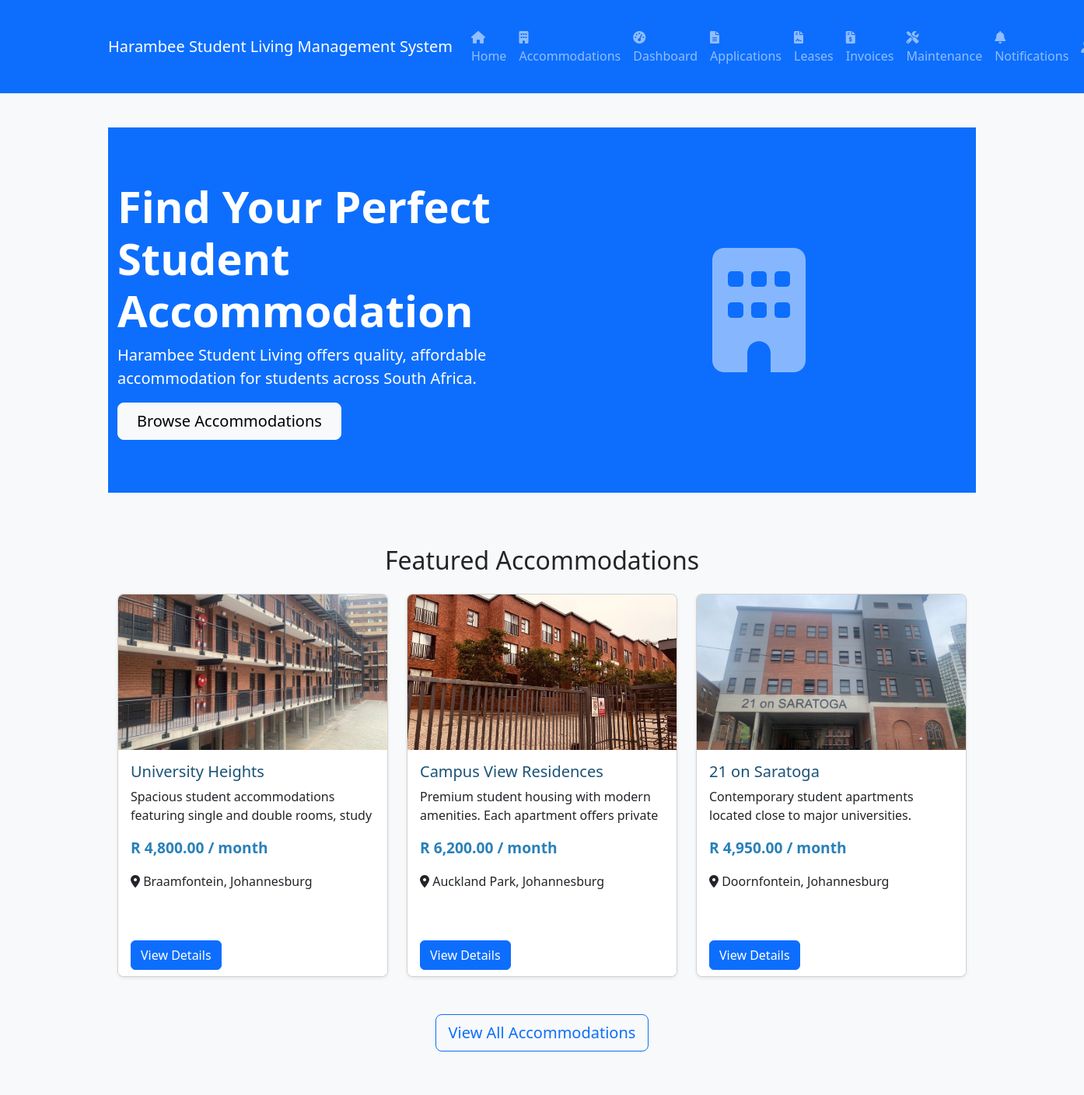
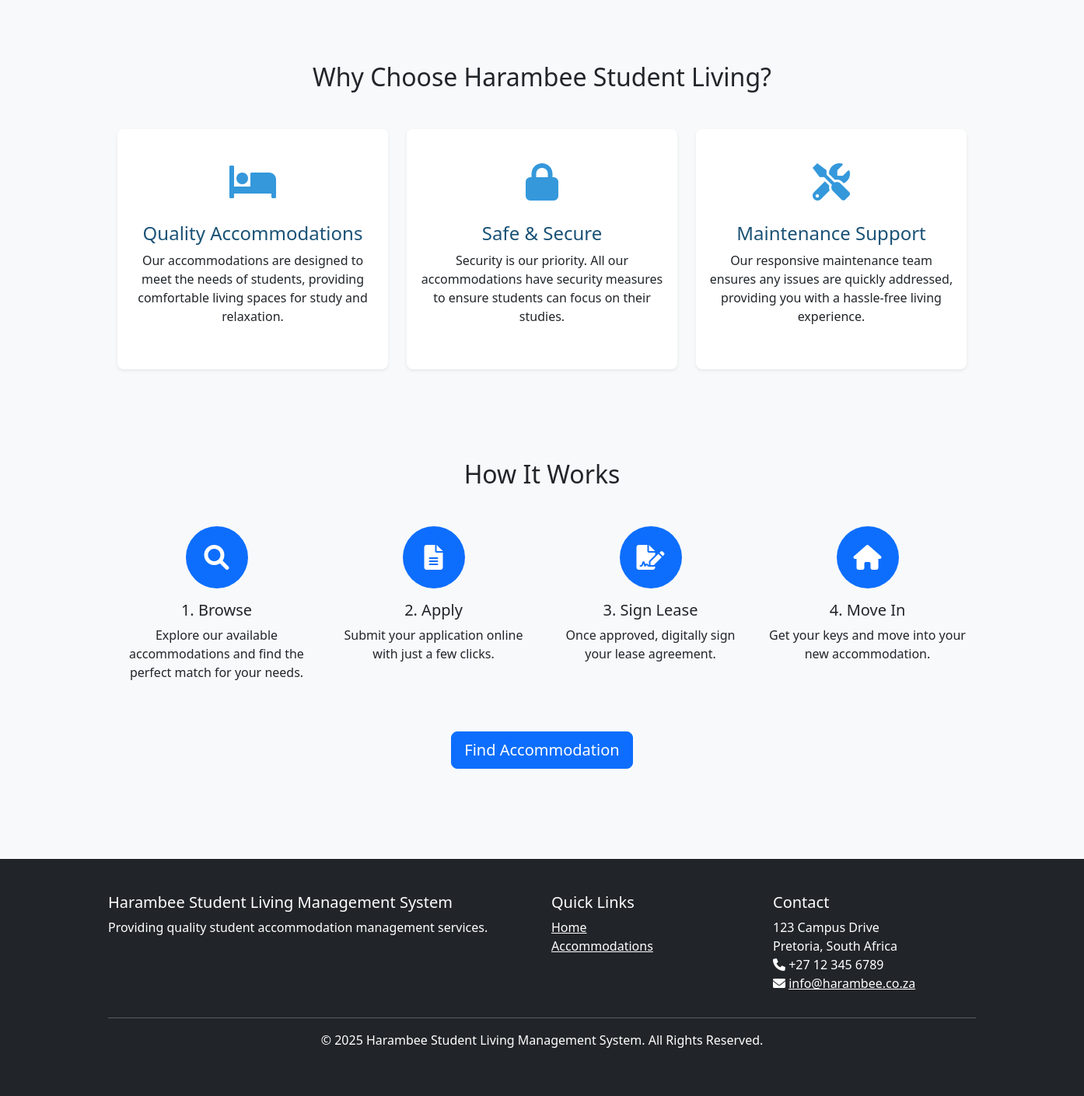
The page / (signed in) on the database its author committed (2 pictures, top to bottom).
### tables this page shows
CREATE TABLE accommodations (
        id INTEGER PRIMARY KEY AUTOINCREMENT,
        name VARCHAR(100) NOT NULL,
        location TEXT NOT NULL,
        description TEXT,
        rooms_available INTEGER NOT NULL,
        price_per_month DECIMAL(10,2) NOT NULL,
        admin_id INTEGER,
        image_path VARCHAR(255),
        created_at DATETIME NOT NULL,
        FOREIGN KEY (admin_id) REFERENCES users (id)
    );

### includes/database.php (called while the page is built, shortened)
<?php
function connectDB() {
    try {
        if (DB_TYPE === 'sqlite') {
            $pdo = new PDO('sqlite:' . DB_PATH);
        } else {
            $dsn = 'mysql:host=' . DB_HOST . ';dbname=' . DB_NAME . ';charset=utf8mb4';
            $pdo = new PDO($dsn, DB_USER, DB_PASS);
        }
        $pdo->setAttribute(PDO::ATTR_ERRMODE, PDO::ERRMODE_EXCEPTION);
        $pdo->setAttribute(PDO::ATTR_DEFAULT_FETCH_MODE, PDO::FETCH_ASSOC);
        return $pdo;
    } catch (PDOException $e) {
        die("Database connection failed: " . $e->getMessage());
    }
}
function executeQuery($sql, $params = []) {
    try {
        $pdo = connectDB();
        $stmt = $pdo->prepare($sql);
        $stmt->execute($params);
        return $stmt;
    } catch (PDOException $e) {
        die("Query execution failed: " . $e->getMessage());
    }
}
function fetchAll($sql, $params = []) {
    $stmt = executeQuery($sql, $params);
    return $stmt->fetchAll();
}
?>

### includes/functions.php (called while the page is built, shortened)
<?php
require_once 'database.php';
require_once 'authentication.php';
function formatCurrency($amount, $symbol = 'R') {
    return $symbol . ' ' . number_format($amount, 2, '.', ',');
}
?>

### includes/authentication.php (called while the page is built, shortened)
<?php
require_once 'database.php';
function isLoggedIn() {
    return isset($_SESSION['user_id']);
}
?>

### index.php (the view, shortened to what this page needs)
<?php
require_once 'includes/database.php';
require_once 'includes/functions.php';
require_once 'includes/authentication.php';
$featuredAccommodations = fetchAll("SELECT * FROM accommodations ORDER BY id DESC LIMIT 3");
include 'includes/header.php';
?>
<div class="bg-primary text-white py-5 mb-5">
    <div class="container">
        <div class="row align-items-center">
            <div class="col-lg-6">
                <h1 class="display-4 fw-bold">Find Your Perfect Student Accommodation</h1>
                <p class="lead">Harambee Student Living offers quality, affordable accommodation for students across South Africa.</p>
                <div class="d-grid gap-2 d-md-flex justify-content-md-start">
                    <a href="accommodations.php" class="btn btn-light btn-lg px-4 me-md-2">Browse Accommodations</a>
                </div>
            </div>
            <div class="col-lg-6 d-none d-lg-block">
                <div class="text-center">
                    <i class="fas fa-building fa-10x opacity-50"></i>
                </div>
            </div>
        </div>
    </div>
</div>
<div class="container mb-5">
    <h2 class="text-center mb-4">Featured Accommodations</h2>
    <?php if (empty($featuredAccommodations)): ?>
        <div class="alert alert-info">
            <p class="text-center">No accommodations available at the moment. Please check back later.</p>
        </div>
    <?php else: ?>
        <div class="row">
            <?php foreach ($featuredAccommodations as $accommodation): ?>
                <div class="col-md-4 mb-4">
                    <div class="card h-100 accommodation-card">
                        <?php if (!empty($accommodation['image_path'])): ?>
                            <img src="uploads/accommodations/<?= $accommodation['image_path'] ?>" class="card-img-top" alt="<?= $accommodation['name'] ?>">
                        <?php else: ?>
                            <div class="card-img-top d-flex align-items-center justify-content-center bg-light">
                                <i class="fas fa-building fa-5x text-secondary"></i>
                            </div>
                        <?php endif; ?>
                        <div class="card-body">
                            <h5 class="card-title"><?= $accommodation['name'] ?></h5>
                            <p class="card-text"><?= substr($accommodation['description'], 0, 100) . '...' ?></p>
                            <p class="accommodation-price"><?= formatCurrency($accommodation['price_per_month']) ?> / month</p>
                            <p><i class="fas fa-map-marker-alt"></i> <?= $accommodation['location'] ?></p>
                        </div>
                        <div class="card-footer">
                            <a href="accommodations.php?id=<?= $accommodation['id'] ?>" class="btn btn-primary">View Details</a>
                        </div>
                    </div>
                </div>
            <?php endforeach; ?>
        </div>
        <div class="text-center mt-4">
            <a href="accommodations.php" class="btn btn-outline-primary btn-lg">View All Accommodations</a>
        </div>
    <?php endif; ?>
</div>
<div class="bg-light py-5">
    <div class="container">
        <h2 class="text-center mb-5">Why Choose Harambee Student Living?</h2>
        <div class="row g-4">
            <div class="col-md-4">
                <div class="card border-0 h-100 dashboard-card">
                    <div class="card-body">
                        <div class="icon">
                            <i class="fas fa-bed"></i>
                        </div>
                        <h3 class="card-title h4">Quality Accommodations</h3>
                        <p class="card-text">Our accommodations are designed to meet the needs of students, providing comfortable living spaces for study and relaxation.</p>
                    </div>
                </div>
            </div>
            <div class="col-md-4">
                <div class="card border-0 h-100 dashboard-card">
                    <div class="card-body">
                        <div class="icon">
                            <i class="fas fa-lock"></i>
                        </div>
                        <h3 class="card-title h4">Safe & Secure</h3>
                        <p class="card-text">Security is our priority. All our accommodations have security measures to ensure students can focus on their studies.</p>
                    </div>
                </div>
            </div>
            <div class="col-md-4">
                <div class="card border-0 h-100 dashboard-card">
                    <div class="card-body">
                        <div class="icon">
                            <i class="fas fa-tools"></i>
                        </div>
                        <h3 class="card-title h4">Maintenance Support</h3>
                        <p class="card-text">Our responsive maintenance team ensures any issues are quickly addressed, providing you with a hassle-free living experience.</p>
                    </div>
                </div>
            </div>
        </div>
    </div>
</div>
<div class="container py-5">
    <h2 class="text-center mb-5">How It Works</h2>
    <div class="row">
        <div class="col-md-3 text-center mb-4">
            <div class="bg-primary text-white rounded-circle d-inline-flex align-items-center justify-content-center mb-3" style="width: 80px; height: 80px;">
                <i class="fas fa-search fa-2x"></i>
            </div>
            <h3 class="h5">1. Browse</h3>
            <p>Explore our available accommodations and find the perfect match for your needs.</p>
        </div>
        <div class="col-md-3 text-center mb-4">
            <div class="bg-primary text-white rounded-circle d-inline-flex align-items-center justify-content-center mb-3" style="width: 80px; height: 80px;">
                <i class="fas fa-file-alt fa-2x"></i>
            </div>
            <h3 class="h5">2. Apply</h3>
            <p>Submit your application online with just a few clicks.</p>
        </div>
        <div class="col-md-3 text-center mb-4">
            <div class="bg-primary text-white rounded-circle d-inline-flex align-items-center justify-content-center mb-3" style="width: 80px; height: 80px;">
                <i class="fas fa-file-signature fa-2x"></i>
            </div>
            <h3 class="h5">3. Sign Lease</h3>
            <p>Once approved, digitally sign your lease agreement.</p>
        </div>
        <div class="col-md-3 text-center mb-4">
            <div class="bg-primary text-white rounded-circle d-inline-flex align-items-center justify-content-center mb-3" style="width: 80px; height: 80px;">
                <i class="fas fa-home fa-2x"></i>
            </div>
            <h3 class="h5">4. Move In</h3>
            <p>Get your keys and move into your new accommodation.</p>
        </div>
    </div>
    <div class="text-center mt-4">
        <?php if (!isLoggedIn()): ?>
            <a href="register.php" class="btn btn-primary btn-lg">Get Started Today</a>
        <?php else: ?>
            <a href="accommodations.php" class="btn btn-primary btn-lg">Find Accommodation</a>
        <?php endif; ?>
    </div>
</div>
<?php include 'includes/footer.php'; ?>

### css/style.css (style rules this page uses)
body { background-color: #f8f9fa; min-height: 100vh; display: flex; flex-direction: column; }
.container { padding-top: 20px; padding-bottom: 20px; }
.card { box-shadow: 0 0.125rem 0.25rem rgba(0, 0, 0, 0.075); margin-bottom: 1.5rem; border-radius: 0.5rem; overflow: hidden; }
.card-title { color: #1a5276; }
.card-img-top { height: 200px; object-fit: cover; }
.dashboard-card { text-align: center; transition: transform 0.3s; }
.dashboard-card .card-body { padding: 2rem 1rem; }
.dashboard-card .icon { font-size: 3rem; margin-bottom: 1rem; color: #3498db; }
.accommodation-card { height: 100%; }
.accommodation-card .card-text { height: 3rem; overflow: hidden; }
.accommodation-card .card-footer { background-color: #fff; border-top: none; }
.accommodation-price { font-size: 1.2rem; font-weight: bold; color: #2980b9; }

### rows shown on the page
accommodations: image_path (picture), name "University Heights", description "Spacious student accommodations featuring single and double rooms, study…", price_per_month "R 4,800.00", location "Braamfontein, Johannesburg"
accommodations: image_path (picture), name "Campus View Residences", description "Premium student housing with modern amenities. Each apartment offers private…", price_per_month "R 6,200.00", location "Auckland Park, Johannesburg"
accommodations: image_path (picture), name "21 on Saratoga", description "Contemporary student apartments located close to major universities.…", price_per_month "R 4,950.00", location "Doornfontein, Johannesburg"

### other values the page prints
APP_NAME "Harambee Student Living Management System"
